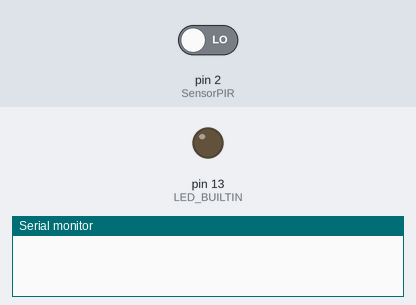
Bench run of a sketch on a simulated Arduino Uno, built with avr-gcc and run on an emulated ATmega328P. Parts: output pins drawn as LEDs (lit = HIGH), the last lines printed to the serial monitor. The inputs (shaded band) are chosen by the test bench; at power-on: pin 2 (SensorPIR) LOW.

Above: at 1.2 s.
1.3 s: pin 2 (SensorPIR) driven HIGH
At 1.7 s:
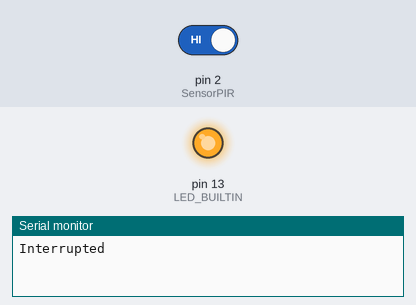
2.8 s: pin 2 (SensorPIR) driven LOW
At 4.1 s:
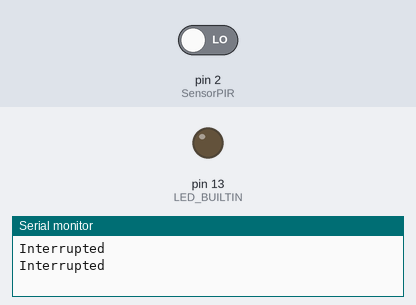
Timing chart, 0 to 5.8 s (numbered marks = the images above; inputs shaded):
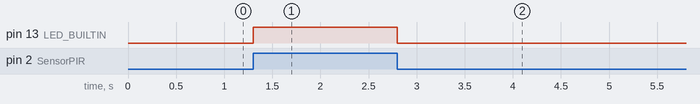

The sketch:

PIR_Interrupt.ino
```cpp
// Documentation
// Name : Yohjit Chopra
// Roll No. 2110994798

int SensorPIR = 2;
bool State = false;

void setup()
{
  Serial.begin(9600);
  pinMode(LED_BUILTIN, OUTPUT);
  pinMode(SensorPIR, INPUT);

  attachInterrupt(digitalPinToInterrupt(SensorPIR), swap, CHANGE);
}

void loop()
{
  delay(100);
}

void swap()
{
  State = !State;
  digitalWrite(LED_BUILTIN, State);
  Serial.println("Interrupted");
}
```

Measured:
- after the input at 1.3 s, pin 13 (LED_BUILTIN): LOW → HIGH at once
- after the input at 2.8 s, pin 13 (LED_BUILTIN): HIGH → LOW at once
